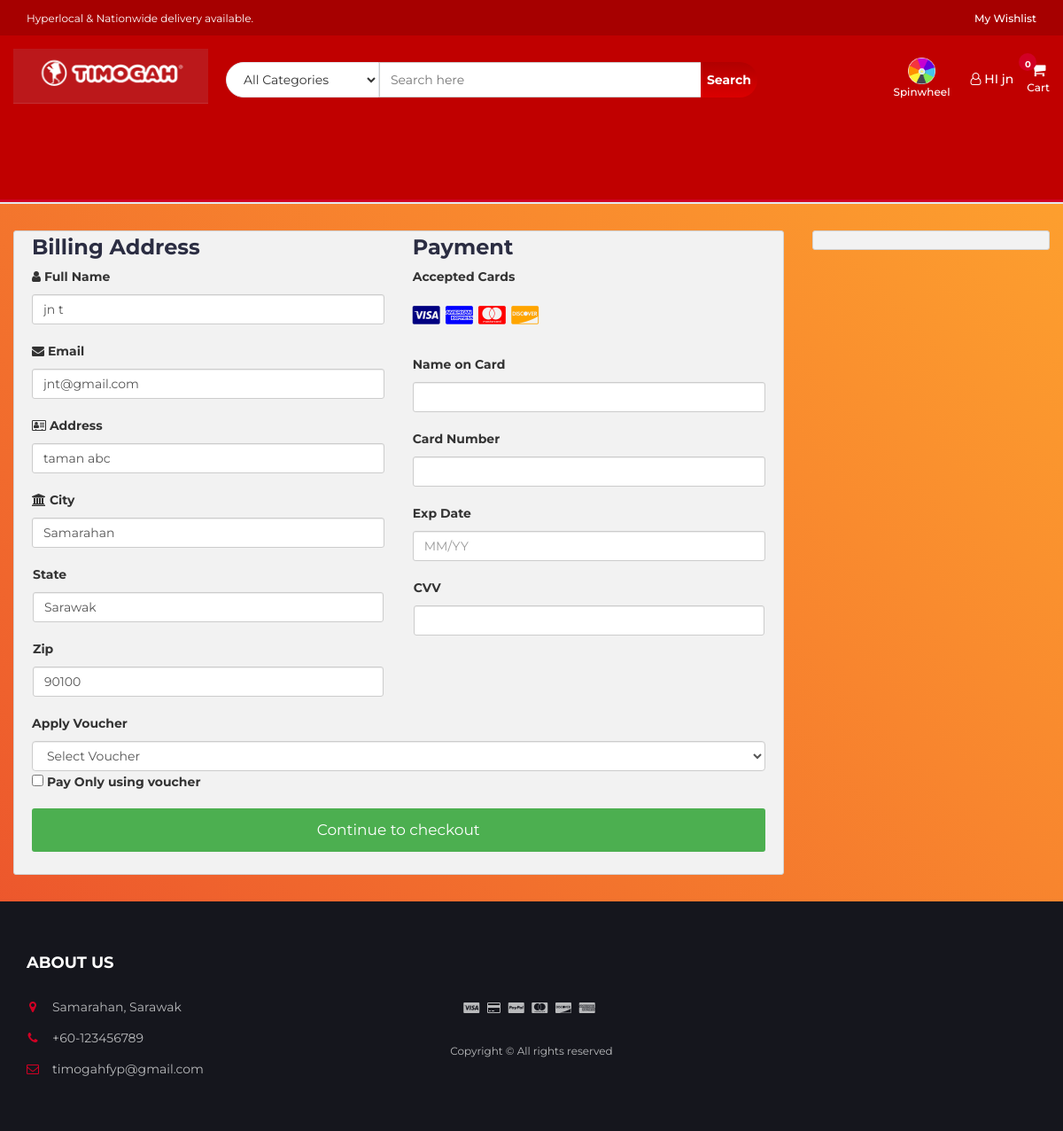
The page /checkout.php (signed in) on the database its author committed.
### tables this page shows
CREATE TABLE `user_info` (
  `user_id` int(10) NOT NULL,
  `first_name` varchar(100) NOT NULL,
  `last_name` varchar(100) NOT NULL,
  `email` varchar(300) NOT NULL,
  `password` varchar(300) NOT NULL,
  `mobile` varchar(10) NOT NULL,
  `address` varchar(300) NOT NULL,
  `city` varchar(11) NOT NULL,  
  `state` varchar(255) NOT NULL,
  `zip` int(10) NOT NULL,
  `points` int(10) DEFAULT 0,
  `last_spin` DATETIME DEFAULT NULL
);

### checkout.php (the view, shortened to what this page needs)
<?php
include "db.php";
include "header.php";
?>
<section class="section">
    <div class="container-fluid">
        <div class="row-checkout">
        <?php
        if (isset($_SESSION["uid"])) {
            $user_id = $_SESSION['uid'];
            $sql = "SELECT * FROM user_info WHERE user_id='$user_id'";
            $query = mysqli_query($con, $sql);
            $row = mysqli_fetch_array($query);
            echo '
            <div class="col-75">
                <div class="container-checkout">
                  <form id="checkout_form" action="checkout_process.php" method="POST" class="was-validated">
                    <div class="row-checkout">
                    <div class="col-50">
                        <h3>Billing Address</h3>
                        <label for="fname"><i class="fa fa-user"></i> Full Name</label>
                        <input type="text" id="fname" class="form-control" name="firstname" pattern="^[a-zA-Z ]+$" value="'.$row["first_name"].' '.$row["last_name"].'">
                        <label for="email"><i class="fa fa-envelope"></i> Email</label>
                        <input type="text" id="email" name="email" class="form-control" pattern="^[_a-z0-9-]+(\.[_a-z0-9-]+)*@[a-z0-9]+(\.[a-z]{2,4})$" value="'.$row["email"].'" required>
                        <label for="adr"><i class="fa fa-address-card-o"></i> Address</label>
                        <input type="text" id="adr" name="address" class="form-control" value="'.$row["address"].'" required>
                        <label for="city"><i class="fa fa-institution"></i> City</label>
                        <input type="text" id="city" name="city" class="form-control" value="'.$row["city"].'" pattern="^[a-zA-Z ]+$" required>
                        <div class="row">
                        <div class="col-50">
                            <label for="state">State</label>
                            <input type="text" id="state" name="state" class="form-control" value="'.$row["state"].'" pattern="^[a-zA-Z ]+$" required>
                        </div>
                        <div class="col-50">
                            <label for="zip">Zip</label>
                            <input type="text" id="zip" name="zip" class="form-control" value="'.$row["zip"].'" pattern="^[0-9]{5}+$" required>
                        </div>
                        </div>
                    </div>
                    <div class="col-50" id="payment-section">
                      <h3>Payment</h3>
                      <label for="fname">Accepted Cards</label>
                      <div class="icon-container">
                          <i class="fa fa-cc-visa" style="color:navy;"></i>
                          <i class="fa fa-cc-amex" style="color:blue;"></i>
                          <i class="fa fa-cc-mastercard" style="color:red;"></i>
                          <i class="fa fa-cc-discover" style="color:orange;"></i>
                      </div>
                      <label for="cname">Name on Card</label>
                          <input type="text" id="cname" name="cardname" class="form-control" pattern="^[a-zA-Z ]+$">
                          <div class="form-group" id="card-number-field">
                          <label for="cardNumber">Card Number</label>
                          <input type="text" class="form-control" id="cardNumber" name="cardNumber" pattern="^[0-9]{16}$">
                      </div>
                      <label for="expdate">Exp Date</label>
                      <input type="text" id="expdate" name="expdate" class="form-control" pattern="^(0[1-9]|1[0-2])\/\d{2}$" placeholder="MM/YY">
                      <div class="row">
                          <div class="col-50">
                              <div class="form-group CVV">
                                  <label for="cvv">CVV</label>
                                  <input type="text" class="form-control" name="cvv" id="cvv" pattern="^[0-9]{3,4}$">
                              </div>
                          </div>
                      </div>
                  </div>
                </div>
                    <label for="vouchers">Apply Voucher</label>
                    <select id="vouchers" name="voucher_id" class="form-control">
                        <option value="0">Select Voucher</option>';
                    echo '  </select>
                    <input type="hidden" id="voucher_discount" name="voucher_discount" value="0">
                    <label for="pay_with_voucher">
                      <input type="checkbox" id="pay_with_voucher" name="pay_with_voucher"> Pay Only using voucher
                    </label>
                    <p id="voucher-error" style="color: red; display: none;">Voucher discount is not enough to cover the total amount.</p>
                    <p id="payment-error" style="color: red; display: none;">Please fill in the payment details.</p>';
                    $total = 0;
                    $total_count = $_POST['total_count'];
                    echo '
                    <input type="hidden" name="total_count" value="'.$total_count.'">
                    <input type="hidden" name="total_price" value="'.$total.'">
                    <input type="submit" id="submit" value="Continue to checkout" class="checkout-btn">
                    </form>
                </div>
            </div>';
        } else {
            echo "<script>window.location.href = 'cart.php'</script>";
        }
        ?>
        <div class="col-25">
            <div class="container-checkout">
            </div>
        </div>
        </div>
    </div>
</section>
<?php
include "footer.php";
?>

### header.php (shortened to what this page needs)
<!DOCTYPE html>
<html lang="en">
	<head>
		<link type="text/css" rel="stylesheet" href="css/bootstrap.min.css"/>
		<link type="text/css" rel="stylesheet" href="css/slick.css"/>
		<link type="text/css" rel="stylesheet" href="css/slick-theme.css"/>
		<link type="text/css" rel="stylesheet" href="css/nouislider.min.css"/>
		<link rel="stylesheet" href="css/font-awesome.min.css">
		<link type="text/css" rel="stylesheet" href="css/style.css"/>
		<link type="text/css" rel="stylesheet" href="css/accountbtn.css"/>
    </head>
	<body>
		<header>
			<div id="top-header">
				<div class="container">
					<ul class="header-links pull-left">
						<li class="left">Hyperlocal & Nationwide delivery available.</li>
					</ul>
					<ul class="header-links pull-right">
						<li>
							<div>
								<a href="wishlist.php">
									<span>My Wishlist</span>
								</a>
							</div>
						</li>
					</ul>
				</div>
			</div>
<div id="header">
    <div class="container">
        <div class="row">
            <div class="header-logo">
				<a class="logo" href="index.php">
					<img src="img/timogah.png" />
				</a>
			</div>
            <div class="header-search">
                <form onsubmit="return false">
                    <select class="input-select">
                        <option value="0">All Categories</option>
                    </select>
                    <input class="input" id="search" type="text" placeholder="Search here">
                    <button id="search_btn" class="search-btn">Search</button>
                </form>
            </div>
            <div class="header-ctn">
                <div class="spinwheelIcon">
                    <a href="spinwheel.php">
                        <img src="img/spinwheel.png" />
                        <div>Spinwheel</div>
                    </a>
                </div>
<div>
    <?php
        include "db.php";
        if(isset($_SESSION["uid"])){
            $sql = "SELECT first_name FROM user_info WHERE user_id='$_SESSION[uid]'";
            $query = mysqli_query($con,$sql);
            $row=mysqli_fetch_array($query);
            echo '
            <div class="dropdownn">
                <a href="#" class="dropdownn-toggle" data-toggle="modal" data-target="#myModal">
                    <i class="fa fa-user-o"></i> HI '.$row["first_name"].'
                </a>
                <div class="userdropdown">
                    <a href="myorders.php"><i class="fa fa-shopping-basket" aria-hidden="true"></i>My Order</a>
                    <a href="edit_profile.php"><i class="fa fa-user-circle" aria-hidden="true"></i>My Profile</a>
                    <a href="logout.php"><i class="fa fa-sign-in" aria-hidden="true"></i>Log out</a>
                </div>
            </div>';
        }
		?>
	</div>
                <div class="dropdown">
                    <a href="cart.php" style="width:100%;">
                        <i class="fa fa-shopping-cart"></i>
                        <span>Cart</span>
                        <div class="badge qty">0</div>
                    </a>
                </div>
            </div>
        </div>
    </div>
		</header>
		<nav id='navigation'>
		</nav>

### css/style.css (style rules this page uses)
body { font-family: 'Montserrat', sans-serif; font-weight: 400; background-image: linear-gradient(-134deg, #FFA62E 0%, #FB962E 20%, #F8852E 40%, #F3742D 60%, #EF612D 80%, #EA4D2C 100%); }
h1, h2, h3, h4, h5, h6 { color: #2B2D42; font-weight: 700; margin: 0 0 10px; }
a { color: #2B2D42; font-weight: 500; -webkit-transition: 0.2s color; transition: 0.2s color; }
ul, ol { margin: 0; padding: 0; list-style: none }
.input { height: 40px; padding: 0px 15px; border: 1px solid #E4E7ED; background-color: #FFF; width: 100%; }
.input-select { padding: 0px 15px; background: #FFF; border: 1px solid #E4E7ED; height: 40px; }
.section { padding-top: 30px; padding-bottom: 30px; }
#top-header { padding-top: 10px; padding-bottom: 10px; background-color: #a60000; }
.header-links li { display: inline-block; margin-right: 15px; font-size: 12px; color: #FFF; }
.header-links li:last-child { margin-right: 0px; }
.header-links li a { color: #FFF; }
#header { padding: 15px 0; padding-bottom: 80px; background-color: rgb(192, 0, 0); }
.header-logo { float: left; }
.header-logo .logo img { display: block; }
.logo>img { width: 220px; }
.dropdownn { position: relative; display: inline-block; }
.dropdownn-toggle, .dropdownn-toggle i, .dropdownn-toggle span { color: white; }
.header-search { padding: 15px 0; padding-left: 20px; display: inline-block; width: calc(100% - 550px); }
.header-search form { position: relative; display: flex; }
.header-search form .input-select, .header-search form .input, .header-search form .search-btn { border-radius: 0; }
.header-search form .input-select { border-radius: 40px 0 0 40px; }
.header-search form .input { flex-grow: 1; margin-right: -4px; }
.header-search form .search-btn { height: 40px; width: 100px; background: linear-gradient(to bottom, #b00000, #db0000); color: #FFF; font-weight: 700; border: none; border-radius: 0 40px 40px 0; }
.header-ctn { float: right; display: flex; align-items: center; padding: 15px 0; }
.header-ctn>div { display: flex; align-items: center; margin-left: 15px; }
.header-ctn>div>a { display: flex; flex-direction: column; align-items: center; text-align: center; color: #FFF; }
.header-ctn>div>a>i { font-size: 18px; }
.header-ctn>div>a>span { font-size: 12px; }
.header-ctn>div>a>.qty { position: absolute; right: 15px; top: -10px; width: 20px; height: 20px; line-height: 20px; text-align: center; border-radius: 50%; font-size: 10px; color: #FFF; background-color: #D10024; }
.spinwheelIcon { color: white; }
.spinwheelIcon img { height: 30px; }
.spinwheelIcon div { font-size: 12px; color: white; }
.header-ctn { float: right; padding: 10px 0px; }
.header-ctn>div { display: inline-block; }
.header-ctn>div+div { margin-left: 15px; }
.header-ctn>div>a { display: block; position: relative; width: 80px; text-align: center; color: #FFF; }
.header-ctn>div>a>i { display: block; font-size: 18px; }
#navigation { background: #FFF; border-bottom: 2px solid #E4E7ED; border-top: 3px solid #D10024; }

### css/accountbtn.css (style rules this page uses)
.dropdownn { position: relative; display: inline-block; }

### header.php (style rules this page uses)
#navigation { background: #FF4E50; background: -webkit-linear-gradient(to right, #F9D423, #FF4E50); background: linear-gradient(to right, #F9D423, #FF4E50); }

### checkout.php (style rules this page uses)
.row-checkout { display: -ms-flexbox; display: flex; -ms-flex-wrap: wrap; flex-wrap: wrap; margin: 0 -16px; }
.col-25 { -ms-flex: 25%; flex: 25%; }
.col-50 { -ms-flex: 50%; flex: 50%; }
.col-75 { -ms-flex: 75%; flex: 75%; }
.col-25, .col-50, .col-75 { padding: 0 16px; }
.container-checkout { background-color: #f2f2f2; padding: 5px 20px 15px 20px; border: 1px solid lightgrey; border-radius: 3px; }
input[type=text] { width: 100%; margin-bottom: 20px; padding: 12px; border: 1px solid #ccc; border-radius: 3px; }
label { margin-bottom: 10px; display: block; }
.icon-container { margin-bottom: 20px; padding: 7px 0; font-size: 24px; }
.checkout-btn { background-color: #4CAF50; color: white; padding: 12px; margin: 10px 0; border: none; width: 100%; border-radius: 3px; cursor: pointer; font-size: 17px; }

### rows shown on the page
user_info: first_name "jn", firstname "jn t", email "jnt@gmail.com", address "taman abc", city "Samarahan", state "Sarawak", zip "90100"
